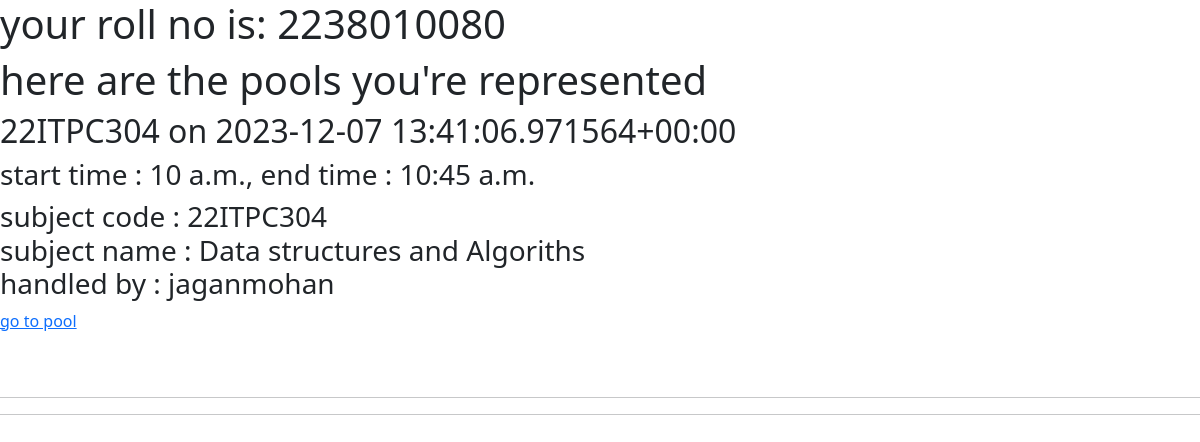
The app's page /Student/profile/ (signed in), older data.
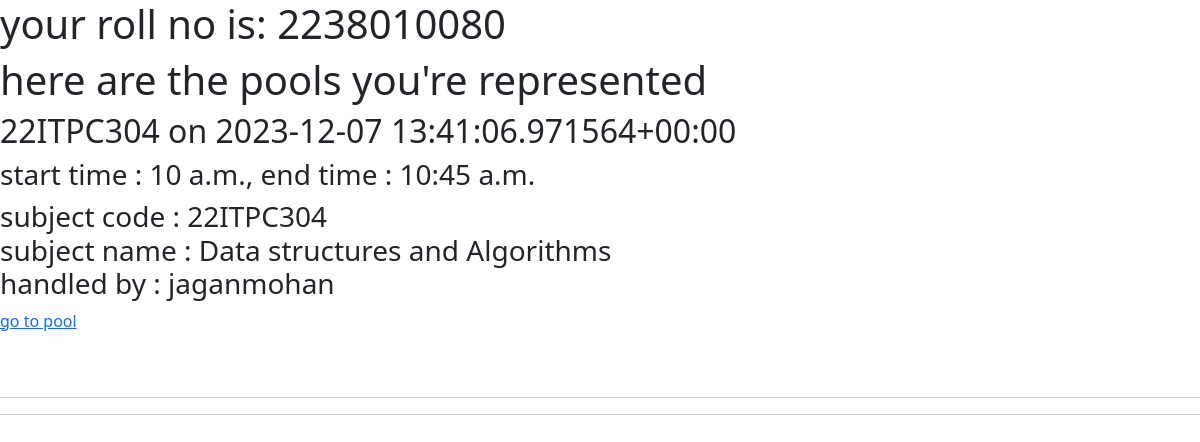
The same page, newer data.
### user/models.py (models this page shows, shortened)
class attendance_pool(models.Model):
    start_time = models.TimeField()
    end_time = models.TimeField()
    created_by = models.ForeignKey(User, on_delete=models.CASCADE)
    subject = models.ForeignKey(subject,on_delete=models.CASCADE)#here try to apply the filtering of subjets based on the department or the associating sebjects handled by the staff so the list will be shortened
    recieved_attendance = models.IntegerField(blank = True,null = False,default=0)
    is_alive = models.BooleanField(null=True,blank=False,default=True)
    latitude = models.DecimalField(max_digits=9, decimal_places=6, null=True, blank=True)
    longitude = models.DecimalField(max_digits=9, decimal_places=6, null=True, blank=True)
    datefield = models.DateTimeField(auto_now=True)
    def __str__(self):
        return f"{self.subject.subject_code} on {self.datefield}"
        pass

class subject(models.Model):
    dept = models.CharField(max_length=45,choices=dept_choices,blank = False,null=False)
    sem = models.IntegerField(choices=sem_choices,blank = False,null=False)
    subject_name = models.CharField(max_length=45,blank=False,null=True)
    subject_code = models.CharField(max_length=10,blank=False,null=True,unique=True)
    type = models.CharField(max_length=45,choices=sub_type_choices,blank=False,null = False)
    handling_staff = models.ForeignKey(User,on_delete=models.CASCADE,null = True)#here try to add only the teacher role users so when selecting handling staffs it wont be lenghty and if it possible try to implement the dept and sem table so we can sort out

class User(AbstractUser):
    dept = models.CharField(max_length=10, choices=dept_choices, blank=True, null=True)
    sem = models.IntegerField(choices = sem_choices,blank = True,null = True)
    role = models.CharField(max_length=10, choices=role_choices, default="Student", blank=False, null=False)
    userid = models.BigIntegerField(blank = False,null = True)
    class Meta:
        constraints = [
            models.UniqueConstraint(fields=['userid'], name='unique_user_id'),
        ]

### student/views.py (the view)
# urls.py: path("Student/", include('student.urls')),
class student(View):
    def get(self, request, *args, **kwargs):
        user_id = request.user.userid
        user_dept = request.user.dept
        user_sem = request.user.sem
        current_pools =attendance_pool.objects.filter(datefield__range=[this_week_start, this_week_end],subject__dept = user_dept,subject__sem = user_sem)
        template_name = "student.html"
        return render(request,template_name, {"user_id":user_id,"pools":current_pools})

### templates/student.html
{% extends 'base.html' %}
{% block content %}
  <h1>your roll no is: {{user_id}}</h1>
  <h1>here are the pools you're represented</h1>
  {% if pools%}
  {% for pool in pools %}
    <div>
      <div>
        <H2>{{pool}}</H2>
      </div>
      <div>
        <h3>start time : {{pool.start_time}}, end time : {{pool.end_time}}</h3>
      </div>
      <div>
        <h3>
          subject code : {{pool.subject.subject_code}}<br>
          subject name : {{pool.subject.subject_name}}<br>
          handled by : {{pool.subject.handling_staff.username}}<br>
        </h3>
      </div>
      <div>
        <a href = "{% url 'student_pool_view' pk=pool.id %}">go to pool</a>
      </div>
      <br>
      <br>
      <hr>
      <hr>
      </div>
    {% endfor %}
  {% else %}
    <h2>you currently doesnt have any attendances pool going on</h2>
  {% endif %}
{% endblock %}

Row changes from the older to the newer data that the page shows:
changed through a linked row, attendance_pool "22ITPC304": subject.subject_name "Data structures and Algoriths" → "Data structures and Algorithms"
